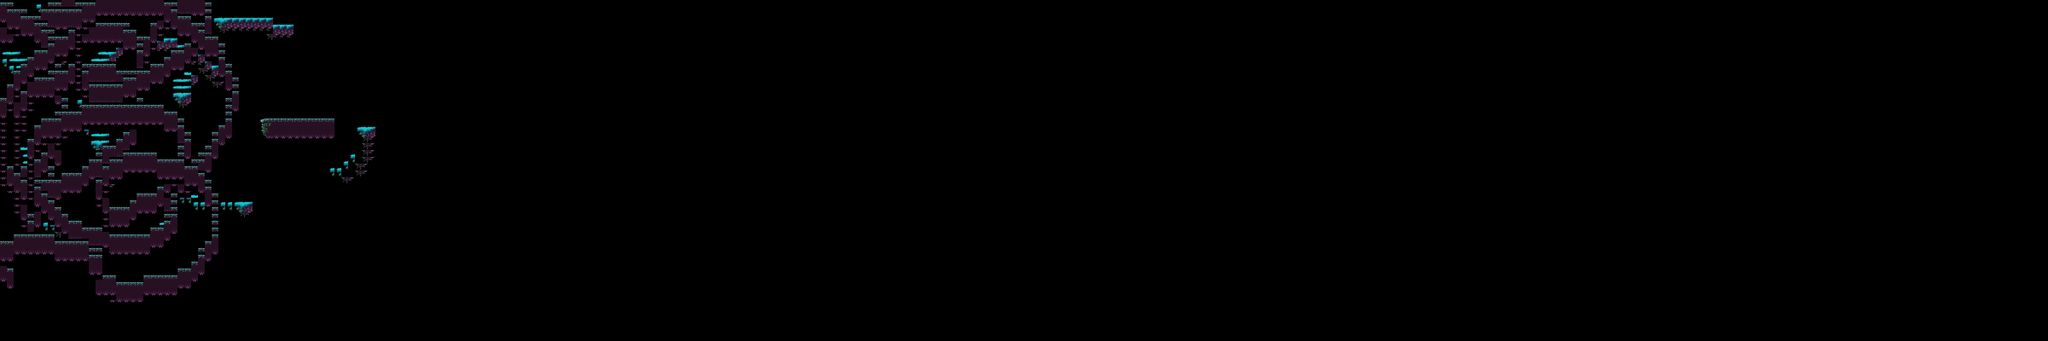

A level layout from a 2D game, rendered from its tile map. Below: a short description, then the map file with tile-grid data replaced by summaries:
An orthogonal 300x50 tile map with 32x32 px tiles, 1 tile layer (Capa de Patrones 1).

<map version="1.0" orientation="orthogonal" renderorder="right-down" width="300" height="50" tilewidth="32" tileheight="32" nextobjectid="1">
 <tileset firstgid="1" name="TileSet_AEGIS" tilewidth="32" tileheight="32" tilecount="290" columns="29">
  <image source="TileSet_AEGIS.png" width="928" height="320" />
 </tileset>
 <layer name="Capa de Patrones 1" width="300" height="50">
  <data>[15000 cells, 1221 non-empty, 21 distinct tile ids]</data>
 </layer>
</map>